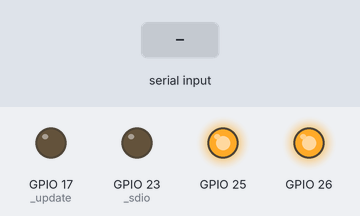
The sketch below on a simulated ESP32. Parts: output pins drawn as LEDs (lit = HIGH). Inputs (shaded band) come from the test bench. Pins used as bus, display or sensor lines are not drawn; what the sketch prints to the serial monitor is not drawn.

Above: at 1.2 s.
1.3 s: "1" received over the second serial link
Timing chart, 0 to 4.3 s (numbered marks = the images above; inputs shaded):
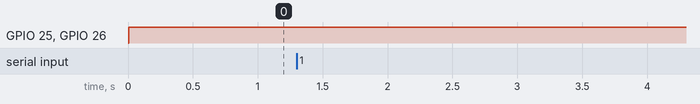

Measured:
- after the input at 1.3 s, every drawn part: stays the same

The sketch:

Uart_Test.ino
```cpp
#include <Arduino.h>
#include <HardwareSerial.h>
# include "AD9910.h"
# include <SPI.h>

# define cs 5
# define rst 16
# define update 17
# define sdio 23
# define sclk 18

# define CLOCKSPEED 1000000
# define uchar unsigned char

uchar temp;

unsigned long temp_millis0;
unsigned long temp_millis1;
unsigned long last_time0;
unsigned long last_time1;

uchar data2send[5] = {0x35,0x34,0x33,0x32,0x31};
uchar dataReceived[5];
double amp = 100.0;

HardwareSerial Serial0(2);
AD9910 DDS(cs, rst,update,sdio,sclk);

void setup(){
    Serial.begin(115200);
    Serial0.begin(115200,SERIAL_8N1,14,12);
    SPI.begin();
    DDS.begin();
    pinMode(25,OUTPUT);
    pinMode(26,OUTPUT);
}


void loop(){

    // Every One Sec Write Through Serial0 Acquiing The Data Bits

    // ------------ Receiving Data ---------------
    temp_millis0 = millis();
    if (temp_millis0 - last_time0 > 1000){
        last_time0 = temp_millis0;
        Serial0.write(0x30);
    }

    if (Serial0.available()){
        Serial0.readBytes(dataReceived, 5);
        // Serial.write(dataReceived, 5);
        Serial.print(dataReceived[0],HEX);
        Serial.print(" ");
        Serial.print(dataReceived[1],HEX);
        Serial.print(" ");
        Serial.print(dataReceived[2],HEX);
        Serial.print(" ");
        Serial.print(dataReceived[3],HEX);
        Serial.print(" ");
        Serial.print(dataReceived[4],HEX);
        Serial.println(" ");
    }

    // --------- Decode The Data -----------
    // ---- Original Data ----
    // DataPack[0] <= {3'b0, data[24:20]};
    // DataPack[1] <= data[19:12];
    // DataPack[2] <= data[11:4];
    // DataPack[3] <= {data[3:0],addr[11:8]};
    // DataPack[4] <= addr[7:0];
    // // ---- Fake Data -----
    // dataReceived[0] = 0x1F;
    // dataReceived[1] = 0x33;
    // dataReceived[2] = 0x27;
    // dataReceived[3] = 0x6F;
    // dataReceived[4] = 0xFA;

    unsigned long Amp;
    signed short freq;
    double frequency;

    Amp = ((dataReceived[0] & 0x1F) << 20)|((dataReceived[1]) << 12)|((dataReceived[2]) << 4)|((dataReceived[3] & 0xF0) >> 4);

    freq = ((dataReceived[3] & 0x0F) << 12)|(dataReceived[4] << 4); // Fiest Move 12 bit Data Left 4, to decode negative value
    freq = freq >> 5;   // then right shift 4 to restore value
    if (freq <= 0) {
        freq = -1*freq;
    }
    frequency = (float(freq)/2048.0)*781250;


    temp_millis1 = millis();
    if (temp_millis1 - last_time1 > 1000){
        last_time1 = temp_millis1;
        Serial.print("Amp: ");
        Serial.print(double(Amp/6710.0));
        Serial.println(" ");
        Serial.print("Freq: ");
        Serial.println(frequency);
        Serial.println(" ");
    }


    // while(Serial.read()>0){}
    // while(Serial0.read()>0){}   // Empty Input BUffer


    // ------------ Dirve AD9910 -----------------

    // for (int i = 0;i<10;i++){
    //     DDS.set_Amp(amp*i);
    //     delay(50);
    // }
    // for (int j = 10; j>0;j--){
    //     DDS.set_Amp(amp*j);
    //     delay(50);
    // }

    // DDS.set_freq(100000000.0);


    // ------- Lit The Light --------
    digitalWrite(25, HIGH);
    digitalWrite(26, HIGH);

}
```

AD9910.h
```cpp
# define uchar unsigned char
# define CLOCKSPEED 1000000


# include <SPI.h>


class AD9910
{
    public:
    // ----public entitys----;
    int _cs ,_rst ,_update ,_sdio ,_sclk;
    uint8_t cfr1[4] = {0x00, 0x40, 0x00, 0x02};
    uint8_t cfr2[4] = {0x01, 0x00, 0x08, 0x20};
    uint8_t cfr3[4] = {0x05, 0x08, 0x41, 0x32};
    uint8_t DAC_config[4] = {0x00,0x00,0x00,0xFF};
    uint8_t profile0[8] = {0x3F, 0x3F, 0x00, 0x00, 0x25, 0x09, 0x7b, 0x42};
    // ----Constructor----
    AD9910(int cs , int rst , int update , int sdio , int sclk )
    {
        _cs  = cs ;
        _rst  = rst ;
        _update  = update ;
        _sdio  = sdio ;
        _sclk  = sclk ;
        // _pwr  = pwr ;    LOW
        // _drctl = drctl;  LOW
        // _drhold = drhold;    LOW
        // _drover = _drover;   LOW
        // _ps0 = ps0;  LOW
        // _ps1 = ps1;  LOW
        // _ps2 = ps2;  LOW
        // _osk  = osk ;    LOW

    }

    // -------------Init IO For AD9910 =============
    void begin()
    {
        // Set IO
        pinMode(_cs , OUTPUT);
        pinMode(_rst , OUTPUT);
        pinMode(_update , OUTPUT);
        pinMode(_sdio, OUTPUT);
        pinMode(_sclk, OUTPUT);

        // Set HIGH/LOW
        digitalWrite(_cs , HIGH);
        digitalWrite(_rst , LOW);
        digitalWrite(_update , LOW);

        reset();
        initialize();
    }

    void reset()
    {
        digitalWrite(_rst , HIGH);
        delay(1);
        digitalWrite(_rst , LOW);
    }

    void update()
    {
        digitalWrite(_update , HIGH);
        // delay(1);  在Loop中会调用,实际测试发现不用delay
        digitalWrite(_update ,LOW);
    }

    void SPI_Write_Reg(uint8_t addr, uint8_t bytes[], uint8_t num_bytes)
    {
        SPI.beginTransaction(SPISettings(CLOCKSPEED, MSBFIRST, SPI_MODE0)); // 开始SPI传输,其中CLOCKSPEED是SCLK传输,选用MODE0(经测试除了MODE1之外其他MODE都能操作)
        digitalWrite(_cs , LOW);    // 手动拉低CS
        SPI.transfer(addr);
        // delay(1);
        for (int i = 0; i < num_bytes; i++){
            SPI.transfer(bytes[i]);
        }
        digitalWrite(_cs , HIGH);
        SPI.endTransaction();
    }
    void initialize()
    {
        // Write Control Word Into Reg
        SPI_Write_Reg(0x00,cfr1,4);
        delay(1);
        SPI_Write_Reg(0x01,cfr2,4);
        delay(1);
        SPI_Write_Reg(0x02,cfr3,4);
        delay(1);
        SPI_Write_Reg(0x03,DAC_config,4);   // 据说需要初始化一下DAC,不然输出信号的幅值到不了完全
        delay(1);
        update();
        delay(1);
    }

    void set_freq(double freq, uint8_t profile = 0)
    {
        if (profile > 7){
            return;
        }
        unsigned long temp;
        if (freq > 400000000){
            freq = 400000000;
        }
        temp = freq*4.294967296;    // 2^32/10^9(SysCLK)

        profile0[7] = (uchar)temp;
        profile0[6] = (uchar)(temp >> 8);
        profile0[5] = (uchar)(temp >> 16);
        profile0[4] = (uchar)(temp >> 24);
        //
        SPI_Write_Reg(0x0E + profile, profile0, 8);
        update();
    }

    void set_Amp(double amp, uint8_t profile = 0)
    {
        unsigned long temp;
        temp = (unsigned long)amp*25.20615385;  // 25.20615385=(2^14)/650
        if (temp > 0x3FFF){
            temp = 0x3FFF;
        }
        temp &= 0x3FFF;
        profile0[0] = (unsigned char)(temp >> 8);
        profile0[1] = (unsigned char)(temp);

        SPI_Write_Reg(0x0E + profile,profile0,8);
        update();
    }

};
```
